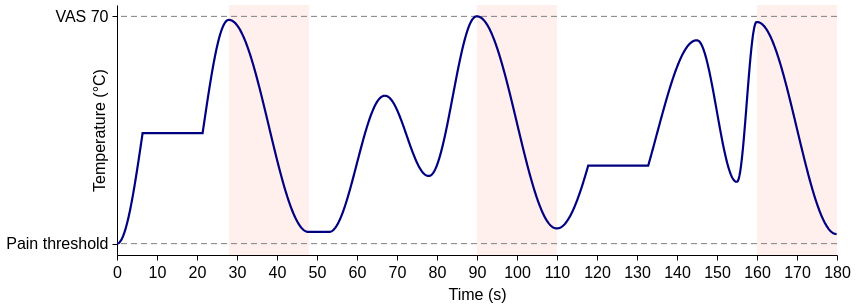

Here is the notebook cell this chart was saved with:
### Code cell
methods_stimulus_figure = plot_stimulus_temperature(
    stimulus,
    width=720,
    height=250,
    title=None,
)
style_figure(methods_stimulus_figure)

### Figure 1 — Vega-Lite specification as saved in the notebook (floating-point values rounded to 4 significant figures; data arrays with more than 128 entries replaced by an {"elided": "..."} marker saying what was removed)
{"config": {"view": {"continuousWidth": 300, "continuousHeight": 300, "stroke": null}, "axis": {"domainColor": "black", "domainWidth": 1, "grid": false, "labelColor": "black", "labelFont": "Arial", "labelFontSize": 16, "labelPadding": 4, "tickColor": "black", "tickSize": 5, "titleColor": "black", "titleFont": "Arial", "titleFontSize": 16, "titleFontWeight": "normal", "titlePadding": 6}, "background": "white", "font": "Arial", "header": {"labelFont": "Arial", "labelFontSize": 18, "labelFontWeight": "bold", "titleFont": "Arial", "titleFontSize": 18}, "legend": {"labelFont": "Arial", "labelFontSize": 15, "titleFont": "Arial", "titleFontSize": 15, "titleFontWeight": "normal"}, "title": {"anchor": "middle", "color": "black", "font": "Arial", "fontSize": 18, "fontWeight": "bold", "offset": 8}}, "layer": [{"data": {"values": [{"start_s": 28.0, "end_s": 48.0}, {"start_s": 90.0, "end_s": 110.0}, {"start_s": 160.0, "end_s": 180.0}]}, "mark": {"type": "rect", "color": "salmon", "opacity": 0.12}, "encoding": {"x": {"axis": {"labelFlush": false, "labelOverlap": false, "values": [0.0, 10.0, 20.0, 30.0, 40.0, 50.0, 60.0, 70.0, 80.0, 90.0, 100.0, 110.0, 120.0, 130.0, 140.0, 150.0, 160.0, 170.0, 180.0]}, "field": "start_s", "scale": {"domain": [0, 180.0]}, "type": "quantitative"}, "x2": {"field": "end_s"}}}, {"data": {"values": [{"temperature": 46.25}, {"temperature": 47.74}]}, "mark": {"type": "rule", "color": "#7f7f7f", "strokeDash": [6, 4], "strokeWidth": 1}, "encoding": {"y": {"field": "temperature", "scale": {"domain": [46.18, 47.81]}, "type": "quantitative"}}}, {"data": {"name": "data-fc0205a75755f2797240c329c1e96171"}, "mark": {"type": "line", "color": "#000080", "strokeWidth": 2.2}, "encoding": {"tooltip": [{"field": "time_s", "format": ".1f", "title": "Time (s)", "type": "quantitative"}, {"field": "temperature", "format": ".2f", "title": "Temperature (°C)", "type": "quantitative"}], "x": {"axis": {"labelFlush": false, "labelOverlap": false, "values": [0.0, 10.0, 20.0, 30.0, 40.0, 50.0, 60.0, 70.0, 80.0, 90.0, 100.0, 110.0, 120.0, 130.0, 140.0, 150.0, 160.0, 170.0, 180.0]}, "field": "time_s", "scale": {"domain": [0, 180.0], "nice": false}, "title": "Time (s)", "type": "quantitative"}, "y": {"axis": {"labelExpr": "datum.value === 46.25 ? 'Pain threshold' : datum.value === 47.73730159750282 ? 'VAS 70' : ''", "labelLimit": 110, "title": "Temperature (°C)", "titleX": -10, "values": [46.25, 47.74]}, "field": "temperature", "scale": {"domain": [46.18, 47.81], "nice": false}, "title": "Temperature (°C)", "type": "quantitative"}}}], "height": 250, "resolve": {"scale": {"x": "shared", "y": "shared"}}, "width": 720, "$schema": "https://vega.github.io/schema/vega-lite/v6.4.1.json", "datasets": {"data-fc0205a75755f2797240c329c1e96171": {"elided": "1800 records"}}}
